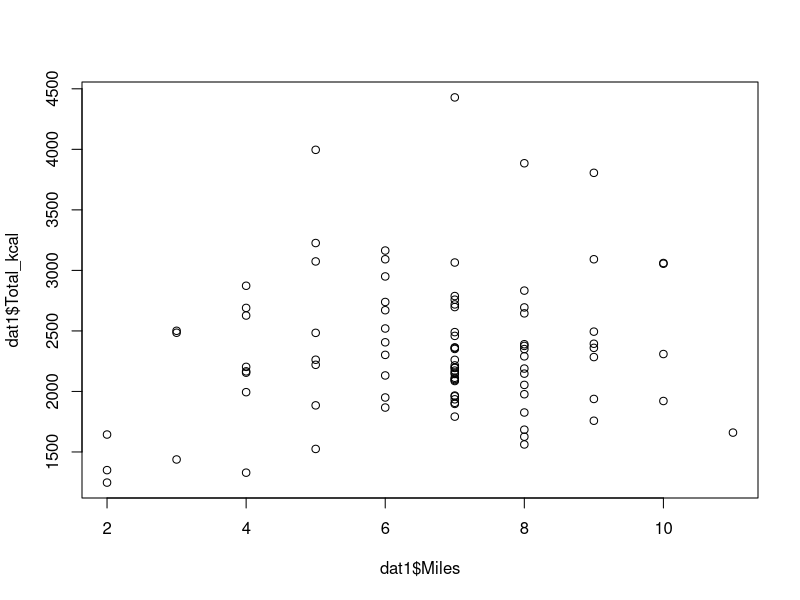
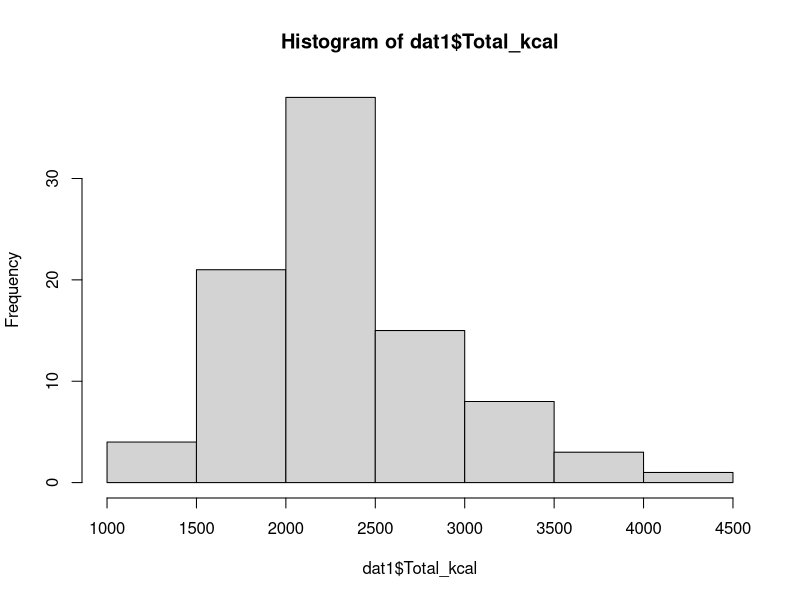

Write R code to recreate these figures, in order. (Note: this script raises an error after producing the figures.)
## ---- chunk 1

## Read in and explore data

setwd("~/Desktop/Omar COH/R class/Week 7")
dat1 = read.csv("week7_dataset_v3.csv")

head(dat1)


plot(dat1$Miles, dat1$Total_kcal)
hist(dat1$Total_kcal)
hist(d)
table(dat1$Exercise_Type, dat1$Day_2)

## build boxplots

boxplot(split(dat1$Calories_Burned, dat1$Day_2))

boxplot(split(dat1$Calories_Burned, dat1$Month))

boxplot(split(dat1$Calories_Burned, dat1$Week))

o <- ordered(dat1$Day_2, levels = c("Monday", "Tuesday", "Wednesday", "Thursday", "Friday", "Saturday", "Sunday"))
boxplot(dat1$Calories_Burned~o)
boxplot(dat1$Total_kcal~o)

par(mfrow=c(1,2))
boxplot(dat1$Calories_Burned~o, main="Calories Burned", ylab="Calories", las=2, col="lightblue")
boxplot(dat1$Total_kcal~o, main = "Total Calories", las =2, col="pink")

par(mfrow=c(1,1))

## melting data and using ggplot2

dat2 = dat1[c(5,38,30)]

require(reshape2)
dat1m <- melt(dat2, id.var="Day_2")
unique(dat1m$variable)

library(ggplot2)
ggplot(data = dat1m, aes(x=variable, y=value)) + geom_boxplot(aes(fill=Day_2))

ggplot(data = dat1m, aes(x=Day_2, y=value)) + geom_boxplot(aes(fill=variable))

library(lattice)
bwplot(Week ~ Calories_Burned, data=dat1)

o1 <- ordered(dat1$Month, levels = c("January","February","March"))
boxplot(dat1$Total_kcal~o1, ylab = "Total Calories")

boxplot(dat1$Calories_Burned~o1)


## adding plots on top of each other

plot(dat1$Date, dat1$Total_kcal, ylim=c(0,5000))
abline(h=mean(dat1$Total_kcal), col="red")
plot(dat1$Date, dat1$Calories_Burned, add=T)
abline(h=mean(dat1$Calories_Burned), col = "blue")
text(20,800,"Calories Burned")
text(20,3300, "Total Calories")
abline(h=2100, col ="black")
text(20,1900,"BMR")


##time series object

x <- dat1$Total_kcal

t <- ts(data = x, start=1, frequency = 1)
plot(t,ylab="Calories",xlab="Days")

t <- ts(data = x, start=1, frequency = 7)
plot(t,ylab="Calories",xlab="Weeks")
abline(reg=lm(t~time(t)), col="red")
abline(h = mean(x), col="blue")

aggregate(t)
aggregate(t, FUN=mean)
plot(aggregate(t), ylim = c(0,20000))
boxplot(t)
boxplot(t~cycle(t))


cycle(t)
decompose(t)

plot(decompose(t))

y <- dat1$Calories_Burned
t1 <- ts(data = y, start =1, frequency = 7)
boxplot(t1~cycle(t1))


ts.plot(t,t1, col=c("blue","red"))

ts.plot(aggregate(t), aggregate(t1), col = c("blue","red"))

table(dat1$Exercise_Type)
table(dat1$Exercise_Type, dat1$Month)



summary(t)
summary(t1)


## building scatterplots and for loops


plot(dat1$Total_kcal, dat1$Breakfast_kcal, xlab="Total Calories", ylab = "Breakfast Calories", pch =19, col = "blue")

lm(dat1$Breakfast_kcal ~ dat1$Total_kcal)

abline(lm(dat1$Breakfast_kcal ~ dat1$Total_kcal), lwd=3, lty=2)



x <- unique(dat1$Day_2)
y <- as.character(t(x))
for (i in y) {
temp <- subset(dat1, dat1$Day_2 == i)
plot(temp$Total_kcal, temp$Breakfast_kcal, xlab = "Total Calories", ylab = "Breakfast Calories",
main = paste(i), col = "blue", pch = 19)
abline(lm(temp$Breakfast_kcal ~ temp$Total_kcal), lwd=3, lty=2)
}


z <- seq(6,35,1)
for (i in z) {
plot(dat1$Total_kcal, dat1[,c(i)], xlab = "Total Calories", ylab = paste(names(dat1[c(i)])), col = "blue", pch = 19)
abline(lm(dat1[,c(i)] ~ dat1$Total_kcal), lwd=3, lty=2)
}


